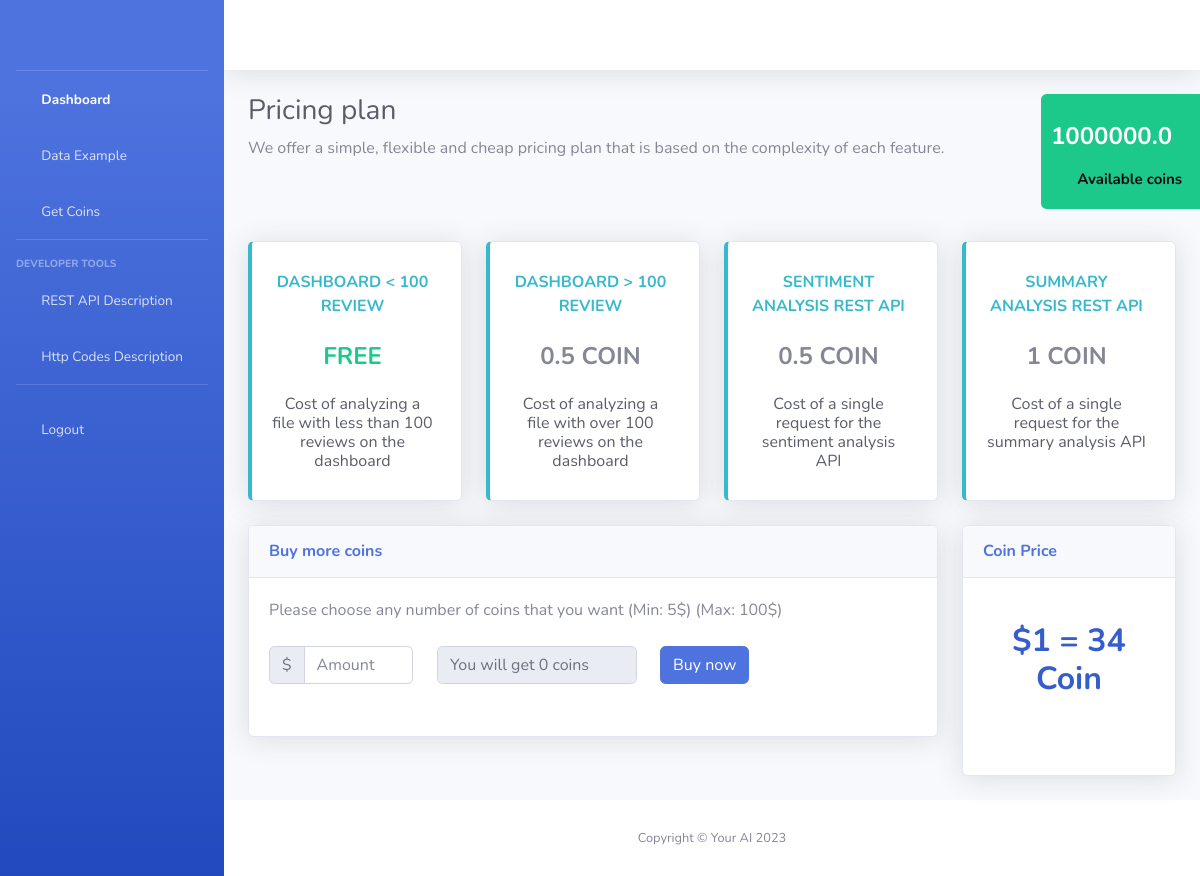
Before: /pricingPage (signed in) with the older database file.
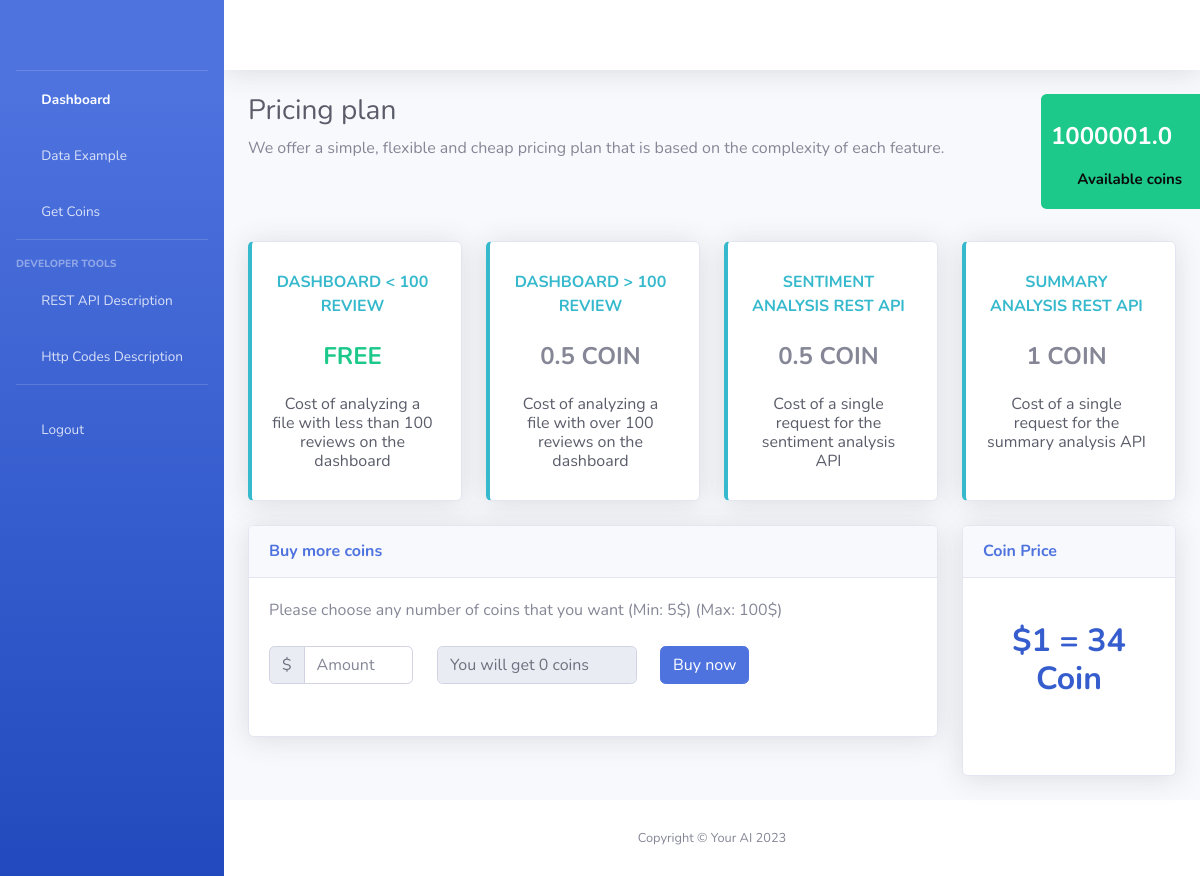
After: the same page with the newer database file.
### YourAI/models.py (models this page shows, shortened)
class YourAIUser(models.Model):
    id = models.AutoField(primary_key=True)
    first_name = models.CharField(max_length=100)
    last_name = models.CharField(max_length=100)
    email = models.CharField(max_length=100,unique=True)
    password = models.CharField(max_length=100,null=True)
    phone = models.CharField(max_length=100,null=True)
    registration_date = models.DateTimeField(auto_now_add=True, null=True, blank=True)
    last_request_date = models.DateTimeField(null=True)
    coins = models.FloatField(default=20) # when someone register, he gets free 20 coins
    is_active = models.BooleanField(default=True) # when someone register, his account is inactive until he activate it via link
    USERNAME_FIELD = "email"
    REQUIRED_FIELDS = []
    objects = YourAIUserManager()

### YourAI/views.py (the view)
# urls.py: path(r'pricingPage',views.pricingPage),
@login_required
def pricingPage(request):
    connected_user = request.user
    user = YourAIUser.objects.get(email=connected_user.email)
    return render(request,'pricing.html',context={
        "avail_coins":user.coins
    })

### YourAI/authentication.py (called while the page is built)
    def get_user(self, user_id):
        try:
            return User.objects.get(pk=user_id)
        except:
            return None

### templates/pricing.html (shortened to what this page needs)
<!DOCTYPE html>
<html lang="en">
<head>
    <link href="../statics/vendor/fontawesome-free/css/all.min.css" rel="stylesheet" type="text/css">
    <link href="../statics/css/sb-admin-2.min.css" rel="stylesheet">
</head>
<body id="page-top">
    <div id="wrapper">
        {% include "sidebar.html" %}
        <div id="content-wrapper" class="d-flex flex-column">
            <div id="content">
                <nav class="navbar navbar-expand navbar-light bg-white topbar mb-4 static-top shadow">
                </nav>
                    <div class="container-fluid">
                        <div class="row">
                            <div class="col-xl-10 col-md-6 mb-4">
                                <h1 class="h3 mb-2 text-gray-800">Pricing plan</h1>
                                <p class="mb-4">We offer a simple, flexible and cheap pricing plan that is based on the complexity of each feature.<br>
                                </p>
                            </div>
                            <div class="col-xl-2 col-md-6 mb-4">
                                <center>
                                <h2><span class="badge bg-success text-white"><br>{{ avail_coins }} <i class="fas fa-fw fa-coins"></i><br><br>
                                    <p style="font-size: 15px;color: #0b0b0b">Available coins</p></span><br>
                                </h2>
                                </center>
                            </div>
                        </div>
                        <div class="row">
                            <div class="col-xl-3 col-md-6 mb-4">
                                <div class="card border-left-info shadow h-100 py-2">
                                    <div class="card-body">
                                        <div class="row no-gutters align-items-center">
                                            <div class="col mr-2">
                                                <div class="text-md-center font-weight-bold text-info text-uppercase mb-4">
                                                    Dashboard < 100 review</div>
                                                <div class="h4 text-md-center mb-0 font-weight-bold text-success mb-4">
                                                    FREE
                                                </div>
                                                <div class="h6 text-md-center mb-0 text-gray-800">
                                                    Cost of analyzing a file with less than 100 reviews on the dashboard
                                                </div>
                                            </div>
                                        </div>
                                    </div>
                                </div>
                            </div>
                            <div class="col-xl-3 col-md-6 mb-4">
                                <div class="card border-left-info shadow h-100 py-2">
                                    <div class="card-body">
                                        <div class="row no-gutters align-items-center">
                                            <div class="col mr-2">
                                                <div class="text-md-center font-weight-bold text-info text-uppercase mb-4">
                                                    Dashboard > 100 review</div>
                                                <div class="h4 mb-0 text-md-center font-weight-bold text mb-4">
                                                    0.5 COIN
                                                </div>
                                                <div class="h6 text-md-center mb-0 text-gray-800">
                                                    Cost of analyzing a file with over 100 reviews on the dashboard
                                                </div>
                                            </div>
                                        </div>
                                    </div>
                                </div>
                            </div>
                            <div class="col-xl-3 col-md-6 mb-4">
                                <div class="card border-left-info shadow h-100 py-2">
                                    <div class="card-body">
                                        <div class="row no-gutters align-items-center">
                                            <div class="col mr-2">
                                                <div class="text-md-center font-weight-bold text-info text-uppercase mb-4">
                                                    Sentiment Analysis REST API</div>
                                                <div class="h4 text-md-center mb-0 font-weight-bold text mb-4">
                                                    0.5 COIN
                                                </div>
                                                <div class="h6 text-md-center mb-0 text-gray-800">
                                                    Cost of a single request for the sentiment analysis API
                                                </div>
                                            </div>
                                        </div>
                                    </div>
                                </div>
                            </div>
                            <div class="col-xl-3 col-md-6 mb-4">
                                <div class="card border-left-info shadow h-100 py-2">
                                    <div class="card-body">
                                        <div class="row no-gutters align-items-center">
                                            <div class="col mr-2">
                                                <div class="text-md-center font-weight-bold text-info text-uppercase mb-4">
                                                    Summary Analysis REST API</div>
                                                <div class="h4 text-md-center mb-0 font-weight-bold text mb-4">
                                                    1 COIN
                                                </div>
                                                <div class="h6 text-md-center mb-0 text-gray-800">
                                                    Cost of a single request for the summary analysis API
                                                </div>
                                            </div>
                                        </div>
                                    </div>
                                </div>
                            </div>
                        </div>
                        <div class="row">
                            <div class="col-sm-9">
                                <div class="card shadow mb-4">
                            <div class="card-header py-3">
                                <h6 class="m-0 font-weight-bold text-primary">Buy more coins </h6>
                            </div>
                            <div class="card-body">
                                <p class="mb-4">Please choose any number of coins that you want (Min: 5$) (Max: 100$)</p>
                                        <form method="POST" action="/buycoins" enctype="multipart/form-data">
                                            <div class="row">
                                                <div class="col-xl-3 col-md-6 mb-4">
                                                    <div class="input-group mb-2">
                                                      <div class="input-group-prepend">
                                                        <span class="input-group-text">$</span>
                                                      </div>
                                                      <input type="number" class="form-control" min="5" max="100" name="price" onchange="validateNum(this);" placeholder="Amount">
                                                    </div>
                                                </div>
                                                <div class="col-xl-4 col-md-6 mb-4">
                                                    <input type="text" class="form-control form-control" id="result" value="You will get 0 coins" disabled>
                                                </div>
                                                <div class="col-xl-3 col-md-6 mb-4">
                                                <div class="input-group-append">
                                                    <button type="submit" class="btn btn-primary" >Buy now</button>
                                                </div>
                                                </div>
                                            </div>
                                        </form>
                                    </div>
                                </div>
                            </div>
                            <div class="col-sm-3">
                                    <div class="card shadow mb-4">
                                <div class="card-header py-3">
                                    <h6 class="m-0 font-weight-bold text-primary">Coin Price</h6>
                                </div>
                                <div class="card-body">
                                    <br>
                                    <h2 style="color: #365dcd"><center><strong>$1 = 34 Coin</strong></center></h2>
                                    <br><br>
                                </div>
                                </div>
                            </div>
                        </div>
                    </div>
                    </div>
            {% include "footer.html" %}
        </div>
    </div>
</body>
</html>

### templates/sidebar.html (shortened to what this page needs)
<ul class="navbar-nav bg-gradient-primary sidebar sidebar-dark accordion" id="accordionSidebar">
    {% load static %}
            <a class="sidebar-brand d-flex align-items-center justify-content-center" href="/home">
            </a>
            <hr class="sidebar-divider my-0">
            <li class="nav-item active">
                <a class="nav-link" href="/home">
                    <i class="fas fa-fw fa-grip-horizontal"></i>
                    <span>Dashboard</span>
                </a>
            </li>
            <li class="nav-item">
                <a class="nav-link" href="/dataexamplePage">
                    <i class="fas fa-fw fa-table"></i>
                    <span>Data Example</span></a>
            </li>
            <li class="nav-item">
                <a class="nav-link" href="/pricingPage">
                    <i class="fas fa-fw fa-dollar-sign"></i>
                    <span>Get Coins</span></a>
            </li>
            <hr class="sidebar-divider">
            <div class="sidebar-heading">
                Developer Tools
            </div>
            <li class="nav-item">
                <a class="nav-link" href="/apiPage">
                    <i class="fas fa-fw fa-tools"></i>
                    <span>REST API Description</span></a>
            </li>
            <li class="nav-item">
                <a class="nav-link" href="/httpcodesPage">
                    <i class="fas fa-fw fa-map"></i>
                    <span>Http Codes Description</span></a>
            </li>
            <hr class="sidebar-divider d-none d-md-block">
            <li class="nav-item">
                <a class="nav-link" href="/logout">
                    <i class="fas fa-fw fa-sign-out-alt"></i>
                    <span>Logout</span>
                </a>
            </li>
</ul>

### templates/footer.html
<footer class="sticky-footer bg-white">
                <div class="container my-auto">
                    <div class="copyright text-center my-auto">
                        <span>Copyright &copy; Your AI 2023</span>
                    </div>
                </div>
</footer>

Changed rows visible on the page:
changed YourAIUser: coins "1000000.0" → "1000001.0"
